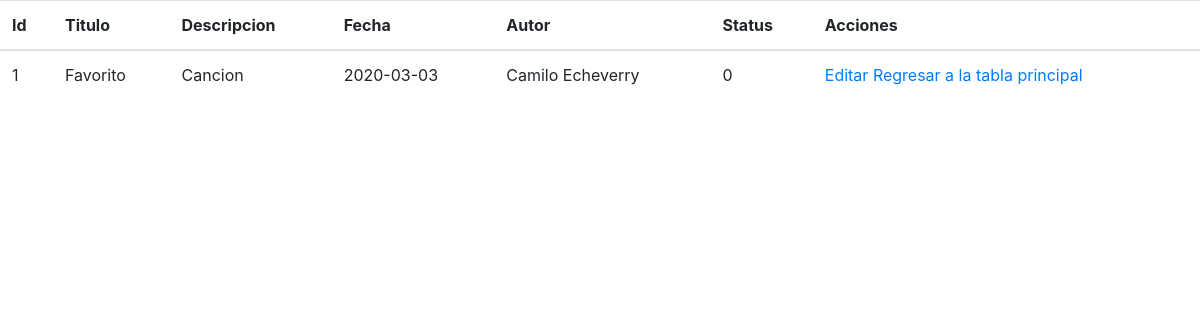
The page /modulos/blog/detalle_blog.php?id=1 on the database its author committed.
### tables this page shows
CREATE TABLE `blog` (
  `id` int(6) UNSIGNED NOT NULL,
  `titulo` varchar(100) DEFAULT NULL,
  `descripcion` varchar(100) DEFAULT NULL,
  `fecha` date DEFAULT NULL,
  `autor` varchar(20) DEFAULT NULL,
  `status` int(1) DEFAULT 1
);

### modulos/blog/detalle_blog.php (the view, shortened to what this page needs)
<!DOCTYPE html>
<html lang="es-MX">
<head>
<link rel="stylesheet" href="https://stackpath.bootstrapcdn.com/bootstrap/4.5.0/css/bootstrap.min.css">
</head>
<body>
  <?php require_once '../../conexion.php'; ?>
  <div class="table-reponsive">
    <table class="table table-stripped">
    <thead>
      <tr>
        <th>Id</th>
        <th>Titulo</th>
        <th>Descripcion</th>
        <th>Fecha</th>
        <th>Autor</th>
        <th>Status</th>
        <th>Acciones</th>
      </tr>
    </thead>
    <tbody>
      <?php
      $id = $_GET['id'];
      $consulta = "SELECT * FROM blog where id = $id";
      $resultado = mysqli_query($mysqli, $consulta);
      $fila = mysqli_fetch_array($resultado);
      ?>
      <tr>
        <td><?php echo $fila["id"];?></td>
        <td><?php echo $fila["titulo"];?></td>
        <td><?php echo $fila["descripcion"];?></td>
        <td><?php echo $fila["fecha"];?></td>
        <td><?php echo $fila["autor"];?></td>
        <td><?php echo $fila["status"];?></td>
        <td>
          <a href="fEdicion_blog.php?id=<?php echo $id ?>">Editar</a>
          <a href="index.php">Regresar a la tabla principal</a>
        </td>
      </tr>
    </tbody>
    </table>
  </div>
</body>
</html>

### rows shown on the page
blog: id "1", titulo "Favorito", descripcion "Cancion", fecha "2020-03-03", autor "Camilo Echeverry", status "0"
